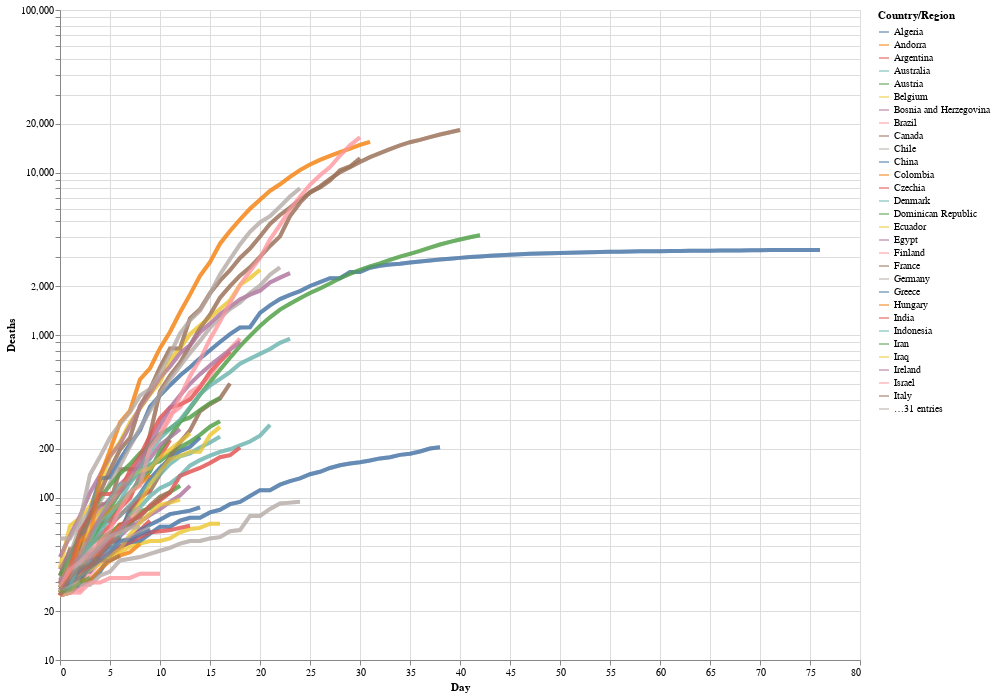

Notebook code for this chart:
### Markdown cell above
It's great that we could add that useful hover tooltip with one line of code `tooltip=['Country/Region', 'Day','Deaths']`, particularly as it adds such information rich interaction to the chart.
One useful aspect of the NYTimes chart was that, when you hovered over a particular curve, it made it stand out against the other. We're going to do something similar here: in the resulting chart, when you click on a curve, the others turn grey.

**Note:** When first attempting to build this chart, I discovered [here](https://github.com/altair-viz/altair/issues/1552) that "multiple conditional values in one encoding are not allowed by the Vega-Lite spec," which is what Altair uses. For this reason, we build the chart, then an overlay, and then combine them.

### Code cell
# Selection tool
selection = alt.selection_single(fields = ['Country/Region'])
# Color change when clicked
color = alt.condition(selection,
                    alt.Color('Country/Region:N'),
                    alt.value('lightgray'))


# Base altair plot 
base = alt.Chart(deaths_long).mark_line(strokeWidth = 4, opacity = 0.7).encode(
    x = alt.X('Day'),
    y = alt.Y('Deaths', scale = alt.Scale(type = 'log')),
    color = 'Country/Region',
    tooltip = ['Country/Region', 'Day', 'Deaths']
).properties(
    width = 800,
    height = 650)

# Chart
chart = base.encode(
  color = alt.condition(selection, 'Country/Region:N', alt.value('lightgray'))
).add_selection(selection)

# Overlay
overlay = base.encode(color = 'Country/Region',
                      opacity = alt.value(0.5),
                      tooltip = ['Country/Region:N', 'Name:N']
).transform_filter(selection)

# Sum em up!
chart + overlay

### Figure 1 — Vega-Lite specification as saved in the notebook (floating-point values rounded to 4 significant figures; data arrays with more than 128 entries replaced by an {"elided": "..."} marker saying what was removed)
{"config": {"view": {"continuousWidth": 400, "continuousHeight": 300}}, "layer": [{"mark": {"type": "line", "opacity": 0.7, "strokeWidth": 4}, "encoding": {"color": {"condition": {"type": "nominal", "field": "Country/Region", "selection": "selector001"}, "value": "lightgray"}, "tooltip": [{"type": "nominal", "field": "Country/Region"}, {"type": "quantitative", "field": "Day"}, {"type": "quantitative", "field": "Deaths"}], "x": {"type": "quantitative", "field": "Day"}, "y": {"type": "quantitative", "field": "Deaths", "scale": {"type": "log"}}}, "height": 650, "selection": {"selector001": {"type": "single", "fields": ["Country/Region"]}}, "width": 800}, {"mark": {"type": "line", "opacity": 0.7, "strokeWidth": 4}, "encoding": {"color": {"type": "nominal", "field": "Country/Region"}, "opacity": {"value": 0.5}, "tooltip": [{"type": "nominal", "field": "Country/Region"}, {"type": "nominal", "field": "Name"}], "x": {"type": "quantitative", "field": "Day"}, "y": {"type": "quantitative", "field": "Deaths", "scale": {"type": "log"}}}, "height": 650, "transform": [{"filter": {"selection": "selector001"}}], "width": 800}], "data": {"name": "data-93dd2367379fc7fa6abcafd4e778198e"}, "$schema": "https://vega.github.io/schema/vega-lite/v4.8.1.json", "datasets": {"data-93dd2367379fc7fa6abcafd4e778198e": {"elided": "4740 records"}}}
